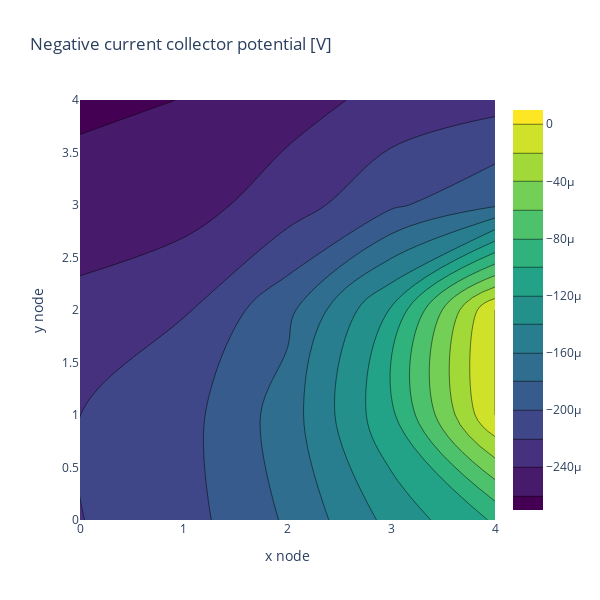

Notebook cell for this chart:
### Markdown cell above
### Spatial Plotting

We can now plot the spatial variables from the solution object. First, the final negative current collector potential can be displayed. In this example, this is just a reference variable, but could be used for fitting or optimisation in the correct workflows.

### Code cell
sol = problem.evaluate(parameters.as_dict(x))

go.Figure(
    [
        go.Contour(
            x=np.arange(0, model.var_pts["y"] - 1, 1),
            y=np.arange(0, model.var_pts["z"] - 1, 1),
            z=sol["Negative current collector potential [V]"][:, :, -1],
            colorscale="Viridis",
        )
    ],
    layout=dict(
        title="Negative current collector potential [V]",
        xaxis_title="x node",
        yaxis_title="y node",
        width=600,
        height=600,
    ),
)

### Figure 1 — Plotly figure (JSON) as saved in the notebook; plotly's stock layout.template omitted (floating-point values rounded to 4 significant figures)
{"data": [{"colorscale": [[0, "#440154"], [0.1111, "#482878"], [0.2222, "#3e4989"], [0.3333, "#31688e"], [0.4444, "#26828e"], [0.5556, "#1f9e89"], [0.6667, "#35b779"], [0.7778, "#6ece58"], [0.8889, "#b5de2b"], [1, "#fde725"]], "type": "contour", "x": [0, 1, 2, 3], "y": [0, 1, 2, 3], "z": [[-0.0002205, -0.0002082, -0.0001773, -0.0001338, -9.744e-05], [-0.0002201, -0.0002077, -0.0001702, -0.0001041, 2.012e-28], [-0.0002329, -0.0002215, -0.0001855, -0.0001179, 1.031e-29], [-0.0002547, -0.0002483, -0.0002297, -0.0002035, -0.0001827], [-0.0002626, -0.0002598, -0.0002481, -0.0002338, -0.000227]]}], "layout": {"height": 600, "title": {"text": "Negative current collector potential [V]"}, "width": 600, "xaxis": {"title": {"text": "x node"}}, "yaxis": {"title": {"text": "y node"}}}}
